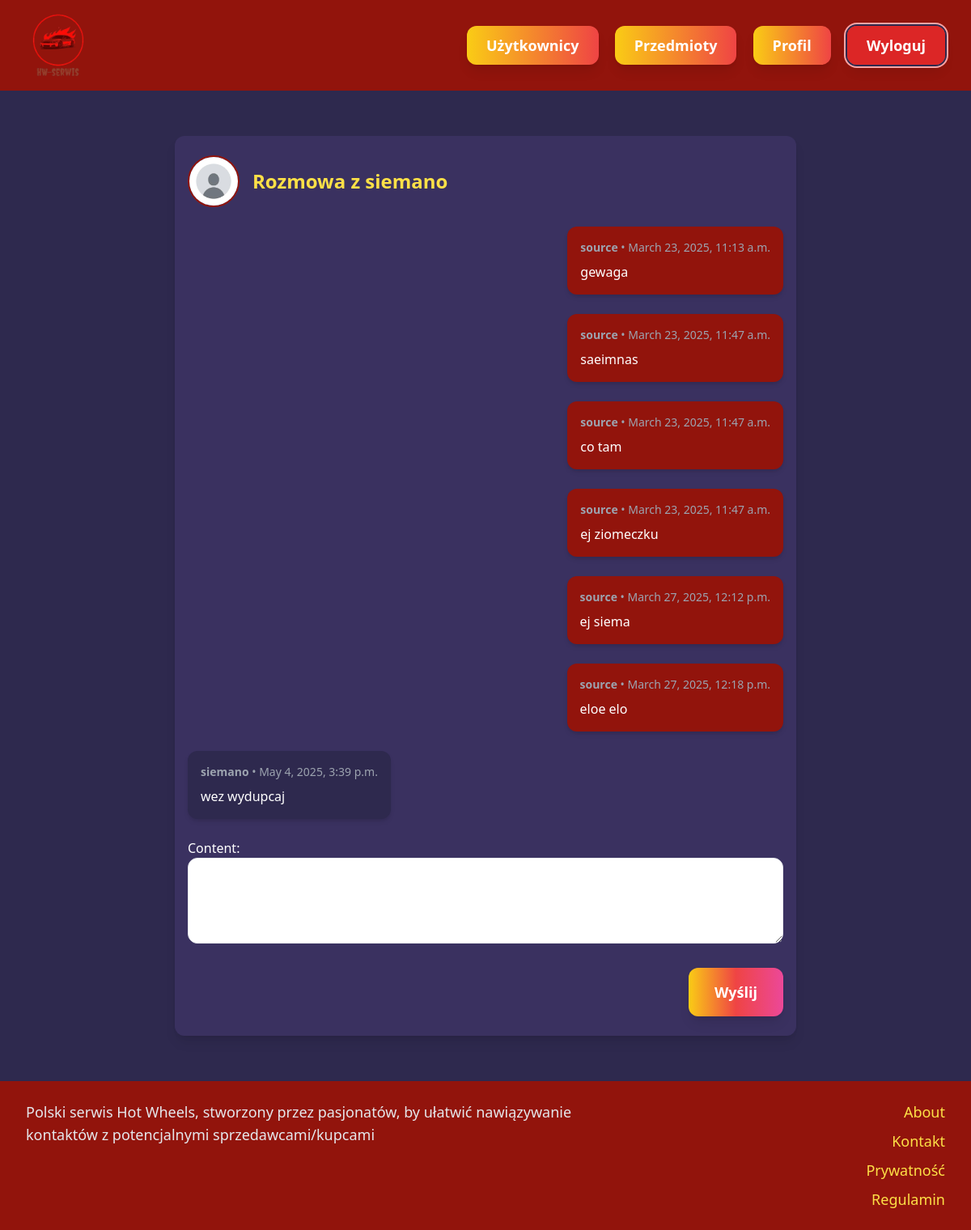
The app's page /inbox/4/ (signed in) with its own data.
### user/models.py (models this page shows, shortened)
class Profile(models.Model):
    user = models.OneToOneField(User, on_delete=models.CASCADE)
    avatar = models.ImageField(upload_to='avatars/', default='avatars/default.jpg')
    bio = models.TextField(max_length=500, blank=True)
    registration_ip = models.GenericIPAddressField(null=True, blank=True)

### conversation/models.py (models this page shows)
class ConversationMessage(models.Model):
    conversation = models.ForeignKey(Conversation, related_name='messages', on_delete=models.CASCADE)
    content = models.TextField()
    created_at = models.DateTimeField(auto_now_add=True)
    created_by = models.ForeignKey(User,related_name='created_messages', on_delete=models.CASCADE)

### conversation/views.py (the view)
# urls.py: path('<int:pk>/', views.detail, name='detail'),
@login_required
def detail(request,pk):
    conversation = Conversation.objects.filter(members__in=[request.user.id]).get(pk=pk)
    if request.method =='POST':
        form = ConversationMessageForm(request.POST)
        if form.is_valid():
            conversation_message = form.save(commit=False)
            conversation_message.conversation = conversation
            conversation_message.created_by = request.user
            conversation_message.save()
            conversation.save()
            return redirect('conversation:detail', pk=pk)
    else:
        form = ConversationMessageForm()
    return render(request, 'conversation/detail.html', {'conversation': conversation, 'form': form})

### conversation/forms.py
class ConversationMessageForm(forms.ModelForm):
    class Meta:
        model = ConversationMessage
        fields = ['content']
        widgets = {
            'content': forms.Textarea(attrs={
                'rows': 3, 'class': 'w-full py-4 px-6 rounded-xl border'}),
        }

### conversation/templates/conversation/detail.html (shortened to what this page needs)
{% extends 'core/base.html' %}
{% block content %}
<div class="max-w-3xl mx-auto my-8 space-y-6 bg-[#3A3160] px-4 py-6 rounded-xl shadow-lg">
  <div class="flex items-center space-x-4">
    {% for member in conversation.members.all %}
      {% if member != request.user %}
      <img src="{{ member.profile.avatar.url }}" alt="Avatar" class="w-16 h-16 rounded-full object-cover border-2 border-[#92140C]">
      <h2 class="text-2xl font-bold text-yellow-300">Rozmowa z {{ member.username }}</h2>
      {% endif %}
    {% endfor %}
  </div>
  <div class="space-y-6 ">
    {% for message in conversation.messages.all %}
        <div class="flex {% if message.created_by == request.user %}justify-end{% else %}justify-start{% endif %}">
            <div class="{% if message.created_by == request.user %}bg-[#92140C]{% else %}bg-[#2E294E]{% endif %} text-white p-4 rounded-xl max-w-lg shadow-md">
                <p class="mb-2 text-sm text-gray-400">
                    <strong>{{ message.created_by.username }}</strong> • {{ message.created_at }}
                </p>
                <p>{{ message.content }}</p>
            </div>
        </div>
    {% endfor %}
</div>
  <form method="post" action="." class="space-y-6">
    <div>
      {{ form.content.label_tag }}
      {{ form.content }}
    </div>
    <div class="text-right">
      <button type="submit" class="px-8 py-4 text-lg font-extrabold text-white rounded-xl bg-gradient-to-r from-yellow-400 via-red-500 to-pink-500 hover:bg-right transition-all duration-500 shadow-lg">Wyślij</button>
    </div>
  </form>
</div>
{% endblock %}

### records on screen
ConversationMessage: created_by.username "source", created_at "March 23, 2025, 11:13 a.m.", content "gewaga"
ConversationMessage: created_by.username "source", created_at "March 23, 2025, 11:47 a.m.", content "saeimnas"
ConversationMessage: created_by.username "source", created_at "March 23, 2025, 11:47 a.m.", content "co tam"
ConversationMessage: created_by.username "source", created_at "March 23, 2025, 11:47 a.m.", content "ej ziomeczku"
ConversationMessage: created_by.username "source", created_at "March 27, 2025, 12:12 p.m.", content "ej siema"
ConversationMessage: created_by.username "source", created_at "March 27, 2025, 12:18 p.m.", content "eloe elo"
ConversationMessage: created_by.username "siemano", created_at "May 4, 2025, 3:39 p.m.", content "wez wydupcaj"

### other values on screen
{{ member.username }} "siemano"
